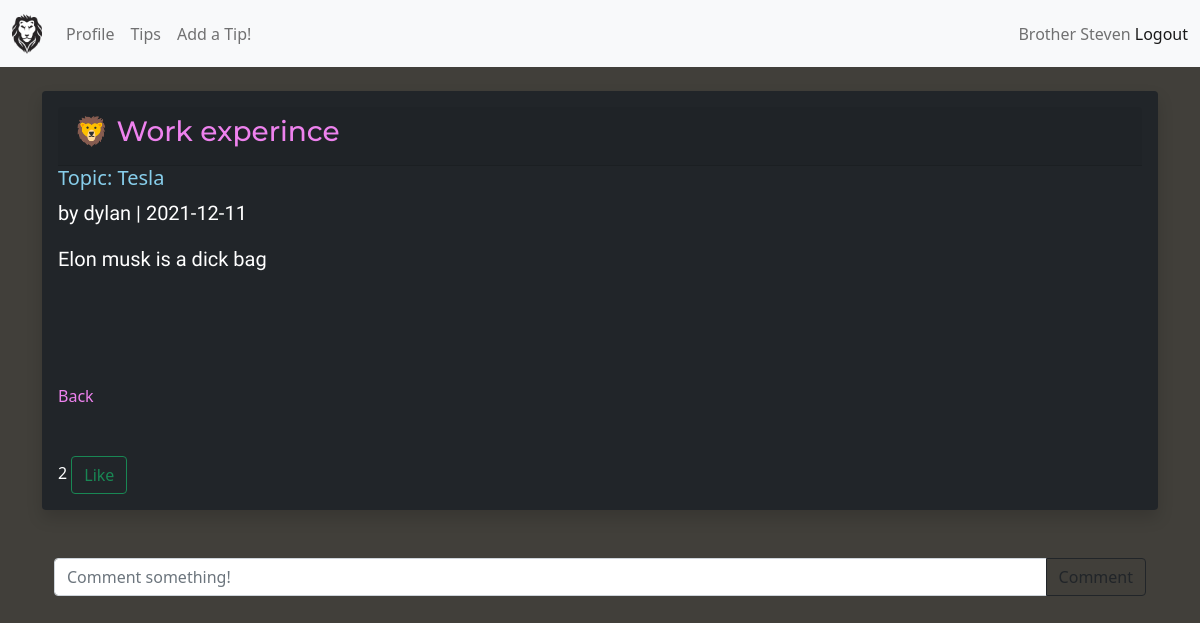
The app's page /tips/8 (signed in) with its own data.
### routes.py (models this page shows, shortened)
class Users(UserMixin, db.Model):
    id = db.Column(db.Integer, primary_key=True)
    username = db.Column(db.String(200), unique=True)
    name = db.Column(db.String(200), nullable=False)
    email = db.Column(db.String(120), unique=True)
    chapter_letters = db.Column(db.String(120))
    class_year = db.Column(db.Integer())
    date_added = db.Column(db.DateTime, default=datetime.now)
    password_hash = db.Column(db.String(128))
    tips = db.relationship('TipPost', backref="poster")
    comments = db.relationship('Comment', backref='poster', passive_deletes=True)
    likes = db.relationship('Like', backref='poster', passive_deletes=True)
    @property
    def password(self):
        raise AttributeError('password is not a readable attribute!')

class TipPost(db.Model):
    id = db.Column(db.Integer, primary_key=True)
    title = db.Column(db.String(255))
    body = db.Column(db.Text(500))
    date_posted = db.Column(db.Date, default=datetime.utcnow)
    topic = db.Column(db.String(255))
    poster_id = db.Column(db.Integer, db.ForeignKey('users.id'))
    comments = db.relationship('Comment', backref='tip_post', passive_deletes=True)
    likes = db.relationship('Like', backref='tip_post', passive_deletes=True)

### routes.py (the view)
@app.route('/tips/<int:id>')
@login_required
def tip(id):
    tip = TipPost.query.get_or_404(id)
    return render_template('tip.html', tip=tip)

### forms.py
class SearchForm(FlaskForm):
    searched = StringField("Searched", validators=[DataRequired()])
    submit = SubmitField("Submit")

### routes.py (called while the page is built)
@login_manager.user_loader
def load_user(user_id):
	return Users.query.get(int(user_id))

@app.context_processor
def base():
    form=SearchForm()
    return dict(form=form)

### templates/tip.html (shortened to what this page needs)
{% extends 'base.html' %}
{% block content %}
<div class="shadow text-white p-3 mb-5 bg-dark rounded">
    <div class="card-header"><h3>🦁 {{ tip.title }}</h3></div>
    <h5>Topic: {{ tip.topic }} </h5>
    <p>by {{ tip.poster.name }} | {{ tip.date_posted }}</p>
    {{ tip.body | safe}} <br><br>
    {% if tip.poster.id == current_user.id %}
    <a href="{{ url_for('edit_tip', id=tip.id)}}">Edit</a>
    <a href="{{ url_for('delete_tip', id=tip.id)}}">Delete</a>
    <a href="{{ url_for('tip_page')}}">Back</a>
    {% else %}
    <a href="{{ url_for('tip_page')}}">Back</a>
    {% endif %}
    <br><br><br>
    {{tip.likes|length}}
    <a href="/like/{{tip.id}}"><button type="button" class="btn btn-outline-success">Like</button></a>
</div>
<div class="container">
<form class="input-group mb-3" method="POST" action="/comment/{{ tip.id }}">
    <input type="text" id="body" name="body" class="form-control" placeholder="Comment something!" />
<button type="submit" class="btn btn-outline-dark">Comment</button>
</div>
<br>
{% endblock %}

### templates/nav.html (shortened to what this page needs)
<nav class="navbar navbar-expand-lg navbar-light bg-light" >
    <div class="container-fluid">
        {% if current_user.is_authenticated %}
        <a class="navbar-brand" href="{{ url_for('dashboard')}}"><img src="{{ url_for('static', filename='images/lion.png')}}" alt="" width="30" height="40" class="d-inline-block align-text-top"></a>
        {% else %}
        <a class="navbar-brand" href="{{ url_for('home')}}"><img src="{{ url_for('static', filename='images/lion.png')}}" alt="" width="30" height="40" class="d-inline-block align-text-top"></a>
        {% endif %}
        <div class="collapse navbar-collapse text-warning" id="navbarText">
            <ul class="navbar-nav me-auto mb-2 mb-lg-0">
                <li class="nav-item">
                    <a class="nav-link" href="{{ url_for('dashboard')}}">Profile</a>
                </li>
                <li class="nav-item">
                    <a class="nav-link" href="{{ url_for('tip_page')}}">Tips</a>
                </li>
                <li class="nav-item">
                    <a class="nav-link" href="{{ url_for('add_tip') }}">Add a Tip!</a>
                </li>
                {% if current_user.is_authenticated %}
                </ul>
                <span class="navbar-text">
                Brother {{ current_user.name }}
                    <a href="{{ url_for('logout')}}">Logout</a>
                </span>
                {% endif %}
        </div>
    </div>
</nav>

### static/css/styles.css (style rules this page uses)
body { background-color: rgb(65, 63, 58); }
a { text-decoration: none; color: violet; }
h3 { font-family: 'Montserrat', sans-serif; color: violet; }
p { font-family: 'Hind Madurai', sans-serif; font-size: 20px; }
h5 { color: skyblue; }

### records on screen
Users: name "Steven"
TipPost: title "Work experince", topic "Tesla", date_posted "2021-12-11", body "Elon musk is a dick bag"
Users: poster.name "dylan"

### other values on screen
{{ tip.likes|length }} "2"
